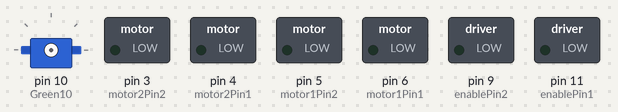
Simulated run of this sketch. Board: Arduino Uno, built with avr-gcc and run on an emulated ATmega328P. On the bench: servo, switched loads named in the sketch (green lamp = pin HIGH). At 14.2 s the program stops and its outputs stay as they are.

Above: at 0.1 s.
At 4.0 s:
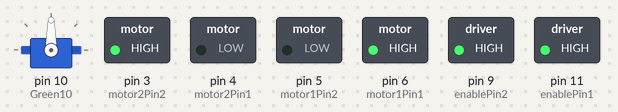
At 6.78 s:
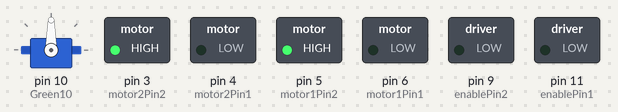
At 8.2 s:
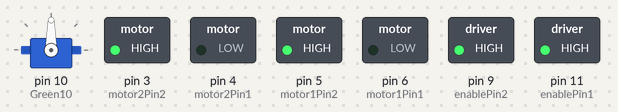
At 14.0 s:
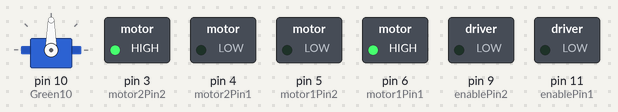
Timing chart, 0 to 15.5 s (numbered marks = the images above):
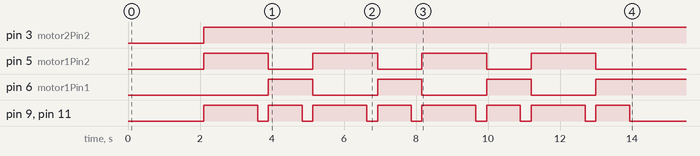

The sketch:

sketchOnWorkingRover.ino
```cpp
  #include <Servo.h>
  // https://canvas.anu.edu.au/courses/5696/assignments/24351
  // 123 / 30 (frames per second)
  const int turn360 = 3667; // ms to turn 360 degrees at full speed 4050
  const int turn360RIGHT = 3600;// 71 125 = 2(54/30) 3580
  //98 - 70 = 28 28/30 = 0.9333 = 933ms

  //  2(55/30) = 3.66666666667 = 3666.66666667 ms
  const int cmPs = 7; // 7 cm per second

  const int enablePin1 = 11;  // Green
  const int motor1Pin1 = 6;  // Orange
  const int motor1Pin2 = 5;  // Yellow

  const int motor2Pin2 = 3;   // Grey
  const int motor2Pin1 = 4;   // Blue
  const int enablePin2 = 9;  // Purple

  const int triggerPin = 12;
  const int echoPin = 13;

  const int Green10 = 10; // servo


  const int TARGET = 9;   // ~9.5cm rounded
  const int WALL = 10;     // detection threshold


  Servo myServo;

  typedef enum TDir { LEFT, RIGHT } TDir; // turn direction

  void motorsStop() {
    digitalWrite(enablePin1, LOW);
    digitalWrite(enablePin2, LOW);
  }

  void motorsForward(int time = 0) {

    digitalWrite(motor1Pin1, LOW); digitalWrite(motor1Pin2, HIGH);
    digitalWrite(motor2Pin1, LOW); digitalWrite(motor2Pin2, HIGH);
    digitalWrite(enablePin1, HIGH); digitalWrite(enablePin2, HIGH);
    if (time && time > 0) {
      delay(time);
      motorsStop();
    }
  }

  // This is still blocking
  void motorsForwardDistance(int distance) {
    int time = (distance / cmPs) * 1000; // convert to ms
    motorsForward(time);

  }

  void motorsBack(int time) {
    digitalWrite(motor1Pin1, HIGH); digitalWrite(motor1Pin2, LOW);
    digitalWrite(motor2Pin1, HIGH); digitalWrite(motor2Pin2, LOW);
    digitalWrite(enablePin1, HIGH); digitalWrite(enablePin2, HIGH);
    delay(time);
    motorsStop();
  }

  void motorsBackDistance(int distance) {
    int time = (distance / cmPs) * 1000; // convert to ms
    motorsBack(time);
  }


  // Chnaged Double to Int
  void turn(int theta, TDir dir ) {
    digitalWrite(enablePin1, HIGH); digitalWrite(enablePin2, HIGH);
    if (dir == RIGHT) {
      digitalWrite(motor1Pin1, LOW); digitalWrite(motor1Pin2, HIGH);
      digitalWrite(motor2Pin1, HIGH); digitalWrite(motor2Pin2, LOW);
    } else { // LEFT
      digitalWrite(motor1Pin1, HIGH); digitalWrite(motor1Pin2, LOW);
      digitalWrite(motor2Pin1, LOW); digitalWrite(motor2Pin2, HIGH);
    }

    if (dir == LEFT) delay(turn360 * (theta / 360.0));
    else delay(turn360RIGHT * (theta / 360.0));
    motorsStop();
  }


  void setServoAngle (int angle, int delayTime) {
    if (angle < 0 || angle > 230) {
      Serial.println("Invalid angle. Must be between 0 and 180.");
      return;
    }
    //angle -= abs(180);
    angle = 180 - angle; // invert because 0 and 180 are swapped around
    myServo.attach(Green10);
    myServo.write(angle);
    if (delayTime && delayTime > 0) delay(delayTime);
  }


  long getDistanceCM() {
    digitalWrite(triggerPin, LOW);
    delayMicroseconds(2);

    digitalWrite(triggerPin, HIGH);
    delayMicroseconds(10);
    digitalWrite(triggerPin, LOW);

    long duration = pulseIn(echoPin, HIGH);

    return duration * 0.034 / 2;
  }


 // first test:
 void straightLineDemo() {

  // forward for 2 seconds (adjust for your cm/s calibration)
  motorsForward(2000);
  motorsStop();

  delay(3000); // stop for 3 seconds

  // reverse same time back
  motorsBack(2000);
  motorsStop();

  while (true); // end
}

void turn90(TDir dir) {

  digitalWrite(enablePin1, HIGH);
  digitalWrite(enablePin2, HIGH);

  if (dir == RIGHT) {
    digitalWrite(motor1Pin1, LOW);
    digitalWrite(motor1Pin2, HIGH);
    digitalWrite(motor2Pin1, HIGH);
    digitalWrite(motor2Pin2, LOW);
  } else {
    digitalWrite(motor1Pin1, HIGH);
    digitalWrite(motor1Pin2, LOW);
    digitalWrite(motor2Pin1, LOW);
    digitalWrite(motor2Pin2, HIGH);
  }

  delay(933);
  motorsStop();
}
void driveSquare(TDir dir) {

  int sideTime = 1500;

  for (int i = 0; i < 4; i++) {

    motorsForward(sideTime);
    motorsStop();
    delay(300);

    turn90(dir);
    delay(300);
  }

  while (true);
}


  // second test


  void objectDetectionTest() {
    motorsForward();

    int angles[3] = {135 + 10, 90, 45 - 10}; // left, middle, right
    int i = 0;

    while (1) {
      setServoAngle(angles[i], 200);
      long distance = getDistanceCM();

      if (distance < 15) {
        motorsStop();
        motorsBack(500);
        return;
      }

      i = (i + 1) % 3; // cycle through 0,1,2
    }
  }


  void checkLeftRight(int &left, int &right) {
  setServoAngle(170, 200);
    right = getDistanceCM();

    setServoAngle(10, 200);
    left = getDistanceCM();

    // setServoAngle(90, 100); // reset forward
  }

  void turnTest() {
    int left, right;
    setServoAngle(90, 200);
    long ForwardDistance = getDistanceCM();
    if (ForwardDistance < 10) {
      motorsStop();
      motorsBack(300); // was 300
      checkLeftRight(left, right);
      // if (left > right)  turn(90, LEFT);
      // else turn(90, RIGHT);
      // int backupAngle = 45;

      // turn(backupAngle, (left > right) ? LEFT : RIGHT);

      // motorsBackDistance(4);
      TDir direction = (left > right) ? LEFT : RIGHT;
      motorsBack(500);
      turn(45, direction);
      motorsForward(300);
      turn(45, direction);


    }
    motorsForward(0);
  }

///////////////////////////////
/// START COPY FROM NVIM
//////////////////////////////const int USquareWidth = 19; // cm


const int USquareWidth = 19; // cm
const int RoverWidth = 9;    // cm
const int SERVO_WAIT = 125;  // ms
const int sideLimit = 5;     // cm

void jankTurn(int theta, TDir direction, int time[], size_t length) {
  for (size_t i = 0; i < length; i++) {
    turn((int)round((double)theta / length), direction);
    motorsForward(time[i]);
  }
}

int recordAngle(int theta, int delay, int *dir) {
  setServoAngle(theta, delay);
  int dist = getDistanceCM();
  if (dir != NULL) *dir = dist;
  return dist;
}

void fixPosition(int left, int right, int front) {
  motorsStop(); // motors should already be stopped, but just in case

  int error = left - right;

  if (abs(error) > 2) {

    int theta = abs(error);

    if (theta > 25) theta = 25;

    int speeds[] = {100, 100, 100};
    TDir dir = (error > 0) ? LEFT : RIGHT;
    if (theta < 10)
      turn(theta, dir);
    else
      jankTurn(theta, dir, speeds, 2);
  }
}

void forwardEncounter(int front) {
  motorsStop();
  int left = recordAngle(10, SERVO_WAIT, NULL);
  int right = recordAngle(180, SERVO_WAIT, NULL);
  //   int speeds1[] = {70, 70};
  // jankTurn(90, LEFT, speeds1, sizeof(speeds1) / sizeof(speeds1[0]));

  // // if no walls either side pick left
  // if (left > 16 && right > 16) {
  //   turn(90, LEFT);
  //   return;
  // }
  //
  // // both blocked
  // if (left <= 17 && right <= 17) {
  //   // rotate until left + right = USquareWidth - roverWidth,, until straight
  //   TDir rotateDir =
  //       (left >= right) ? RIGHT : LEFT; // this is sort of just a guess
  //   while ((left + right) - 4 > USquareWidth - RoverWidth) {
  //     // turn((abs(left - right)), rotateDir);
  //     turn(4, rotateDir);
  //
  //     recordAngle(0, SERVO_WAIT, &left);
  //     recordAngle(180, SERVO_WAIT, &right);
  //     // if (left >= 26 || right >= 26) { // (we probably rotated the wrong way
  //     // and
  //     //                                  // now we're no longer blocked in)
  //     //   int newFront = recordAngle(90, SERVO_WAIT, NULL);
  //     //   return forwardEncounter(newFront);
  //     // }
  //   }
  //   int rFront = recordAngle(90, SERVO_WAIT, NULL);
  //   motorsBackDistance(USquareWidth - rFront + (USquareWidth / 2) + 3);
  //   forwardEncounter((USquareWidth / 2));
  //   return;
  // }

  int speeds[] = {300, 600, 100}; // 13.43cm takes ~2 seconds
  // one way is open
  motorsBackDistance(USquareWidth - front);
  if (left > right)
    jankTurn(90, LEFT, speeds, sizeof(speeds) / sizeof(speeds[0]));
  else
    jankTurn(90, RIGHT, speeds, sizeof(speeds) / sizeof(speeds[0]));
}

void navigateMaze() {
  int left, right;
  int leftDiag, rightDiag;

  int forwardDistance = recordAngle(90, SERVO_WAIT, NULL);

  // forward
  if (forwardDistance < 10) {
    forwardEncounter(forwardDistance);
  }

  recordAngle(10, SERVO_WAIT, &left);
  if (left <= sideLimit) {
    motorsStop();
    recordAngle(170, SERVO_WAIT, &right);
    fixPosition(left, right, forwardDistance);
  }

  // leftDiag
  recordAngle(60, SERVO_WAIT, &leftDiag);
  if (leftDiag < 5 && left > sideLimit + 1) {
    motorsStop();
    // recordAngle(10, SERVO_WAIT, &left);
    // recordAngle(170, SERVO_WAIT, &right);
    int checkForwards = recordAngle(90, SERVO_WAIT, NULL);
    if (checkForwards < 10)
      forwardEncounter(checkForwards);
    else
      forwardEncounter(leftDiag);
  }

  // forward
  forwardDistance = recordAngle(90, SERVO_WAIT, NULL);
  if (forwardDistance < 10) {
    forwardEncounter(forwardDistance);
  }

  recordAngle(170, SERVO_WAIT, &right);
  if (right <= sideLimit) {
    motorsStop();
    recordAngle(10, SERVO_WAIT, &left);
    fixPosition(left, right, forwardDistance);
  }

  // rightDiag
  recordAngle(120, SERVO_WAIT, &rightDiag);
  if (rightDiag < 5 && right > sideLimit + 1) {
    motorsStop();
    int checkForwards = recordAngle(90, SERVO_WAIT, NULL);
    if (checkForwards < 10) forwardEncounter(checkForwards);
    // recordAngle(170, SERVO_WAIT, &right);
    // recordAngle(10, SERVO_WAIT, &left);
    forwardEncounter(rightDiag);
  }

  motorsForward(0);
}

// what about when we're so angled to the side wall, the 90 scan picks it up as
// a wall
//    maybe we could use the diag then?
// or we just rotate like normal


////////////////////////
// END COPY FROM NVIM
////////////////////////////

  // SETUP
  void setup() {
    delay(2000);
    setServoAngle(90, 100);
    pinMode(triggerPin, OUTPUT);
    pinMode(echoPin, INPUT);

    pinMode(enablePin1, OUTPUT);  // enablePin1
    pinMode(motor1Pin1, OUTPUT);  // motor1Pin1
    pinMode(motor1Pin2, OUTPUT);  // motor1Pin2

    pinMode(enablePin2, OUTPUT);  // enablePin2
    pinMode(motor2Pin1, OUTPUT);  // motor2Pin1
    pinMode(motor2Pin2, OUTPUT);  // motor2Pin2

    // objectDetectionTest();
    Serial.begin(9600); // note this will add computational lode, please comment out
    // straightLineDemo();
    // turn(360, RIGHT);
    driveSquare(LEFT);
    // driveSquare(RIGHT);


  }


  // LOOP
  void loop() {

    // turnTest();
    //  servoScanTest();
    // navigateMaze();
    // servoTest();
  }

//
//
//
//
//


  void testSonar(){
    // Serial.begin(9600);
    Serial.println(getDistanceCM());
    delay(100);
  }

 void servoTest() {
    setServoAngle(90, 500);   // pointing straight
    Serial.print("Angle 90 - Distance: ");
    Serial.println(getDistanceCM());
    Serial.flush(); // Wait for data to actually transmit

    setServoAngle(180, 500);  // pointing left
    Serial.print("Angle 180 - Distance: ");
    Serial.println(getDistanceCM());
    Serial.flush();

    setServoAngle(0, 500);    // pointing right
    Serial.print("Angle 0 - Distance: ");
    Serial.println(getDistanceCM());
    Serial.flush();

    setServoAngle(180, 500);  // back pointing left
    Serial.print("Angle 180 - Distance: ");
    Serial.println(getDistanceCM());
    Serial.flush();
}
```

Measured:
- by itself, pin 3 (motor2Pin2): LOW → HIGH at 2.1 s
- by itself, pin 5 (motor1Pin2): alternates HIGH for 1.8 s and LOW for 1.2 s
- by itself, pin 6 (motor1Pin1): alternates HIGH for 1.2 s and LOW for 1.8 s
- by itself, pin 9 (enablePin2), pin 11 (enablePin1): repeats every 3.0 s: LOW 0.30 s, HIGH 0.93 s, LOW 0.30 s, HIGH 1.5 s
